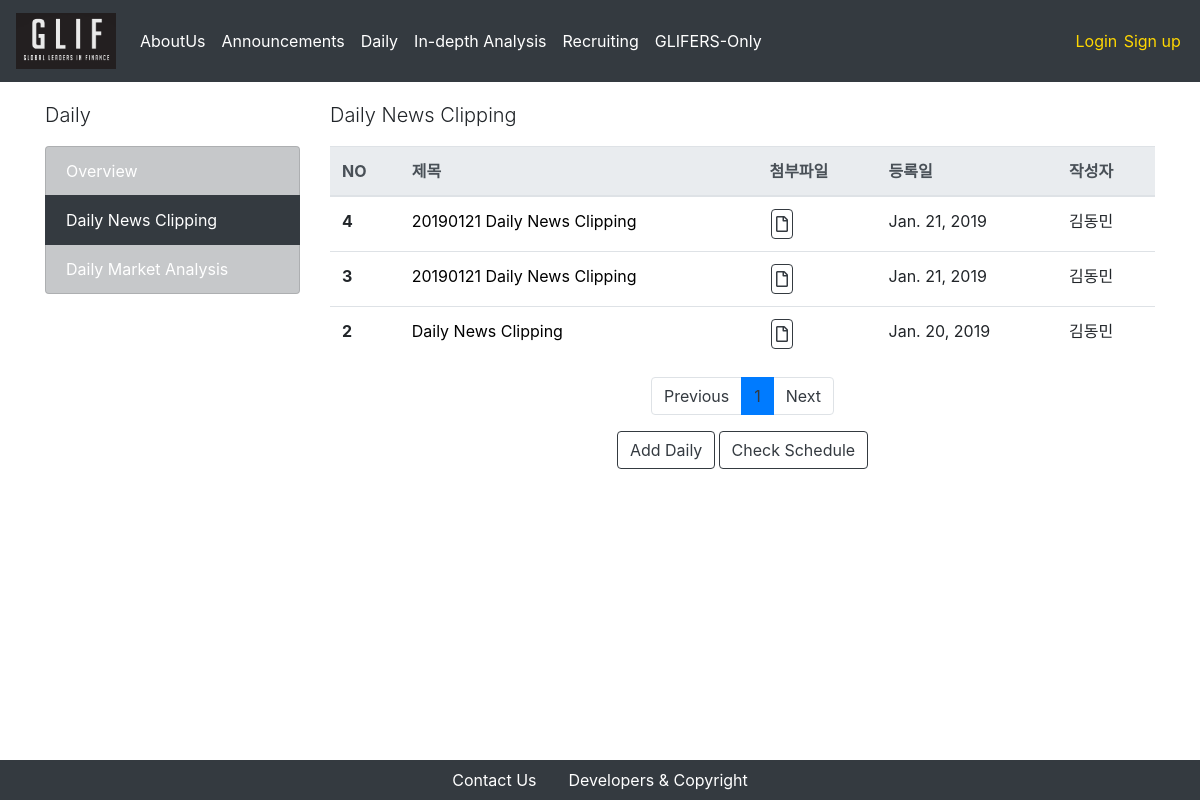
The page /daily/newsclipping/ on the database as committed earlier.
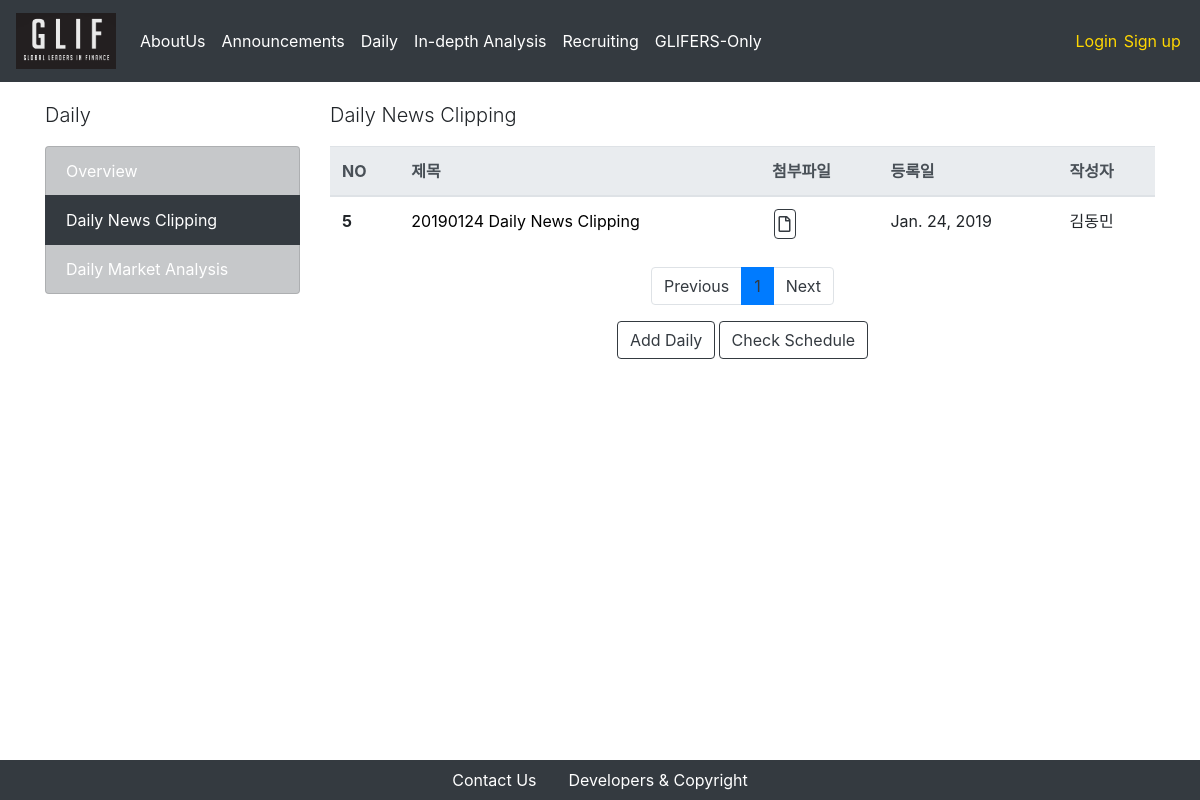
The same page on the database as committed later.
### daily_news/models.py (models this page shows, shortened)
class Post(models.Model):
    today = str(date.today()).replace("-", "")
    title = models.CharField(default = today+ " Daily News Clipping", max_length = 50)
    written_date = models.DateField(auto_now = True)
    writer = models.ForeignKey(CustomUser, on_delete = models.CASCADE, related_name = "Daily_News_Clipping_writer")
    wsj = "wsj"
    ft = "ft"
    bb = "bb"
    news_CHOICES = (
        (wsj, "WSJ"),
        (ft, "FT"),
        (bb, "BB"),
    )
    news_type = models.CharField(
        max_length = 10 ,
        choices = news_CHOICES,
    )
    title_1_kr = models.CharField(max_length = 500)
    title_2_kr = models.CharField(max_length = 500)
    title_3_kr = models.CharField(max_length = 500)
    title_1_en = models.CharField(max_length = 500)
    title_2_en = models.CharField(max_length = 500)
    title_3_en = models.CharField(max_length = 500)
    content_1_kr = models.TextField(max_length = 5000)
    content_2_kr = models.TextField(max_length = 5000)
    content_3_kr = models.TextField(max_length = 5000)
    content_1_en = models.TextField(max_length = 5000)
    content_2_en = models.TextField(max_length = 5000)
    content_3_en = models.TextField(max_length = 5000)

### users/models.py (models this page shows)
class CustomUser(AbstractUser):
    name_en = models.CharField(max_length = 250)
    name_kr = models.CharField(max_length = 250)
    birthdate = models.DateField(default = "2000-01-01")
    phonenumber = models.CharField(max_length = 250)
    self_intro = models.TextField(max_length = 1000)
    workplace = models.CharField(max_length = 250, default = '')
    profile_img = models.FileField(upload_to = 'profiles/%Y/%m/%d/')
    glif_OB = 'OB'
    glif_1st = '1기'
    glif_2nd = '2기'
    glif_3rd = '3기'
    glif_4th = '4기'
    nth_CHOICES = (
        (glif_OB, 'OB'),
        (glif_1st, '1기'),
        (glif_2nd, '2기'),
        (glif_3rd, '3기'),
        (glif_4th, '4기'),
    )
    year_in_school = models.CharField(
        max_length=2,
        choices=nth_CHOICES,
        default=glif_4th,
    )
    def __str__(self):
        return self.name_kr

### daily_news/views.py (the view)
# urls.py: path('', PostListView.as_view(), name='announcement-index'),
class PostListView(ListView):
    model = Post
    template_name = 'daily_news/index.html'
    context_object_name = "posts"
    paginate_by = 5
    block_size = 5 # 하단의 페이지 목록 수
    def get_queryset(self):
        order_by_recent_time = Post.objects.all().order_by("-pk")
        return order_by_recent_time
    def get_context_data(self, **kwargs):
        context = super(PostListView, self).get_context_data(**kwargs)
        block_size = 5 # 하단의 페이지 목록 수
        start_index = int((context['page_obj'].number - 1) / self.block_size) * self.block_size
        end_index = min(start_index + self.block_size, len(context['paginator'].page_range))
        context['page_range'] = context['paginator'].page_range[start_index:end_index]
        return context

### daily_news/templates/daily_news/index.html (shortened to what this page needs)
{% extends 'setups/base.html' %}
{% block body %}
<div class = "container">
    <div class = "row">
        <div class = "col-md-3">
            <p class = "lead">Daily</p>
            <div class = "list-group">
                <li class = "list-group-item list-group-item-dark"> <a href="/daily/overview">Overview</a> </li>
                <li class = "list-group-item list-group-item-dark active"> <a href="/daily/newsclipping">Daily News Clipping</a></li>
                <li class = "list-group-item list-group-item-dark"> <a href="/daily/market">Daily Market Analysis</a></li>
            </div>
        </div>
        <div class = "col-md-9">
            <p class = "lead">Daily News Clipping</p>
            <table class="table">
                <thead class="thead-light">
                    <tr>
                        <th scope="col">NO</th>
                        <th scope="col">제목</th>
                        <th scope="col">첨부파일</th>
                        <th scope="col">등록일</th>
                        <th scope="col">작성자</th>
                    </tr>
                </thead>
                <tbody>
                    {% for post in posts %}
                        <tr>
                            <th scope="row">{{ post.id }}</th>
                            <td>
                                <a href="/daily/newsclipping/{{post.pk}}" style = "color:black"> {{ post.title }} </a>
                            </td>
                            <td>
                                <button type="button" class="btn btn-outline-dark btn-download" onclick="location.href = '/daily/newsclipping/{{post.pk}}/create_report'"><i class="far fa-file"></i></button>
                            </td>
                            <td>{{ post.written_date }}</td>
                            <td>{{ post.writer }}</td>
                        </tr>
                    {% endfor %}
                </tbody>
            </table>
            <nav aria-label="Page navigation">
                <ul class="pagination justify-content-center">
                    {% if page_obj.has_previous %}
                    <li class = "page-item">
                        <a class = "page-link" href="?page={{ page_obj.previous_page_number }}" aria-label="Previous">
                        Previous
                        </a>
                    </li>
                    {% else %}
                    <li class="page-item"><a class="page-link" href="#" tabindex="-1" aria-disabled="true">Previous</a></li>
                    {% endif %}
                    {% for i in page_range %}
                    {% if page_obj.number == i %}
                        <li class = "active page-item"><a class="page-link" href="#">{{i}}</a></li>
                    {% else %}
                        <li class = "page-item"><a class = "page-link" href="?page={{ i }}">{{ i }}</a></li>
                    {% endif %}
                    {% endfor %}
                    {% if page_obj.has_next %}
                    <li class = "page-item">
                        <a class = "page-link" href="?page={{ page_obj.next_page_number }}" aria-label="Next">
                            Next
                        </a>
                    </li>
                    {% else %}
                    <li class="page-item">
                        <a class="page-link" href="#">Next</a>
                    </li>
                    {% endif %}
                </ul>
            </nav>
            <div class = "row align-items-center justify-content-center">
                <button type="button" class="btn btn-outline-dark dailybtn" onclick="location.href = '/daily/newsclipping/new'">Add Daily</button>
                <button type="button" class="btn btn-outline-dark" data-toggle="modal" data-target="#schedule">
                        Check Schedule
                </button>
            </div>
        </div>
    </div>
</div>
{% endblock %}

Rows that differ between the two databases and show on the page:
removed Post: id "4", title "20190121 Daily News Clipping", written_date "Jan. 21, 2019", writer "김동민"
removed Post: id "3", title "20190121 Daily News Clipping", written_date "Jan. 21, 2019", writer "김동민"
removed Post: id "2", title "Daily News Clipping", written_date "Jan. 20, 2019", writer "김동민"
added Post: id "5", title "20190124 Daily News Clipping", written_date "Jan. 24, 2019", writer "김동민"
